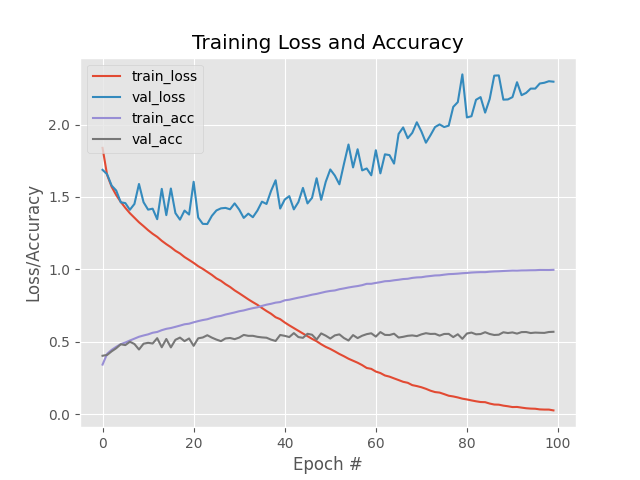
#> input picture keras/output/keras_cifar10.png, 640 x 480 px
$ jupyter execute Untitled.ipynb
#> lines starting #> are read from the running program, lines starting #| are printed output that depends on the picture
[cell 1]
import matplotlib.pyplot as plt
import cv2

[cell 2]
# python3 convolutions.py --image ../keras/output/keras_cifar10.png

import matplotlib.pyplot as plt
from skimage.exposure import rescale_intensity
import numpy as np
import argparse
import cv2


def convolve(image, kernel):
    (iH, iW) = image.shape[:2]
    (kh, kW) = kernel.shape[:2]

    pad = (kW - 1) // 2
    image = cv2.copyMakeBorder(image, pad, pad, pad, pad, cv2.BORDER_REPLICATE)
    output = np.zeros((iH, iW), dtype="float32")

    for y in np.arange(pad, iH + pad):
        for x in np.arange(pad, iW + pad):
            roi = image[y - pad: y + pad + 1, x - pad: x + pad + 1]

            k = (roi * kernel).sum()
            # what
            output[y-pad, x-pad] = k

    output = rescale_intensity(output, in_range=(0, 255))
    output = (output * 255).astype("uint8")

    return output

# ap = argparse.ArgumentParser()
# ap.add_argument("-i", "--image", required=True, help="path to the input image")
# args = vars(ap.parse_args())

smallBlur = np.ones((7, 7), dtype="float") * (1.0 / (7 * 7))
largeBlur = np.ones((21, 21), dtype="float") * (1.0 / (21 * 21))

sharpen = np.array((
    [0, -1, 0],
    [-1, 5, -1],
    [0,-1, 0]), dtype="int")

laplacian = np.array((
    [0, 1, 0],
    [1, 4, 1],
    [0, 1, 0]), dtype="int")


sobelY = np.array((
    [-1, -2, -1],
    [0, 0, 0],
    [1, 2, 1]), dtype="int")

sobelX = sobelY.T

kernelBank = (
    ("small_blur", smallBlur),
    ("large_blur", largeBlur),
    ("sharpen", sharpen),
    ("laplacian", laplacian),
    ("sobel_x", sobelX),
    ("sobel_y", sobelY)
)

# image = cv2.imread(args["image"])
image = cv2.imread("../keras/output/keras_cifar10.png")
#> image is the input picture: shape (480, 640, 3); mean B, G, R 236.4, 235.9, 235.7

gray = cv2.cvtColor(image, cv2.COLOR_BGR2GRAY)
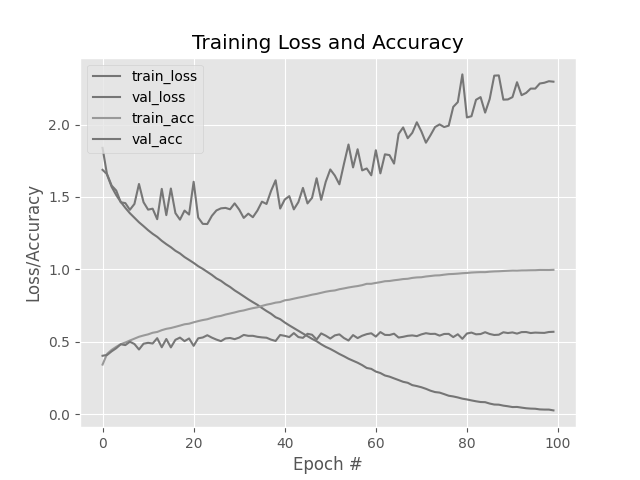
#> gray: shape (480, 640); min 0, max 255, mean 235.9

for(kernelName, kernel) in kernelBank:
    print("[INFO] applying {} kernel".format(kernelName))
    convolveOutput = convolve(gray, kernel)
    opencvOutput = cv2.filter2D(gray, -1, kernel)

    plt.figure()
    plt.imshow(gray)
    plt.imshow(convolveOutput)
    plt.imshow(opencvOutput)
    break
#> this loop made 1 pass
#> pass 1, in convolve, `image = cv2.copyMakeBorder(image, pad, pad, pad, pad, cv2.BORDER_REPLI..`:
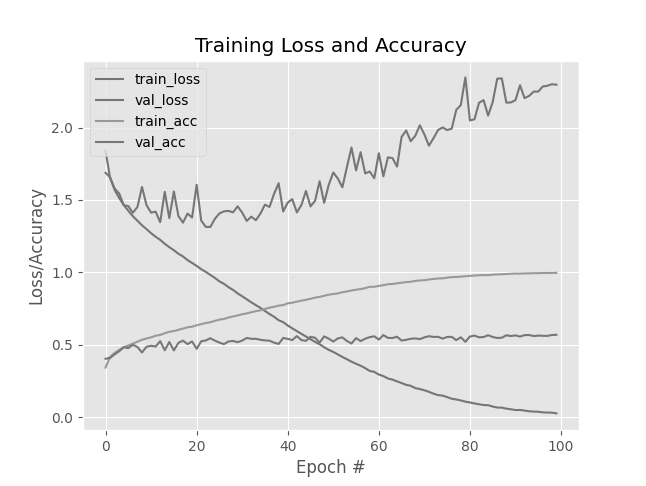
#> image: shape (486, 646); min 0, max 255, mean 236.3
#> pass 1, `convolveOutput = convolve(gray, kernel)`:
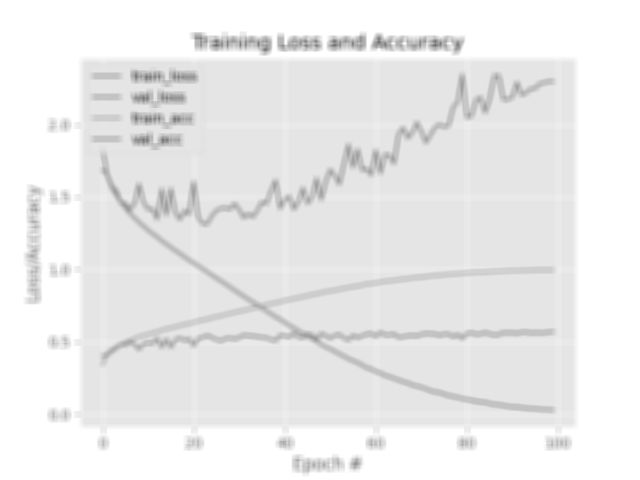
#> convolveOutput: shape (480, 640); min 103, max 255, mean 235.8
    # "{} - convolve".format(kernelName),
    # "{} - opencv".format(kernelName),
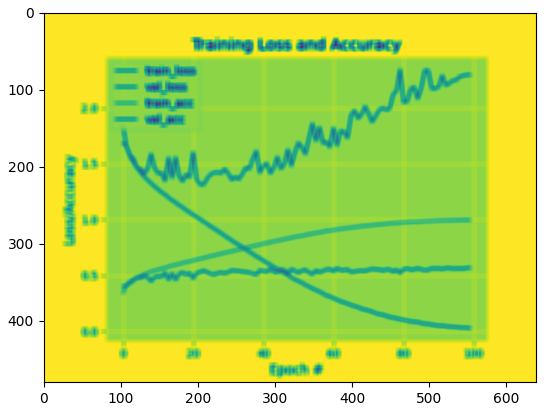
#> figure drawn by matplotlib, 1 panel

$ run again, with keras/output/keras_mnist.png copied over keras/output/keras_cifar10.png
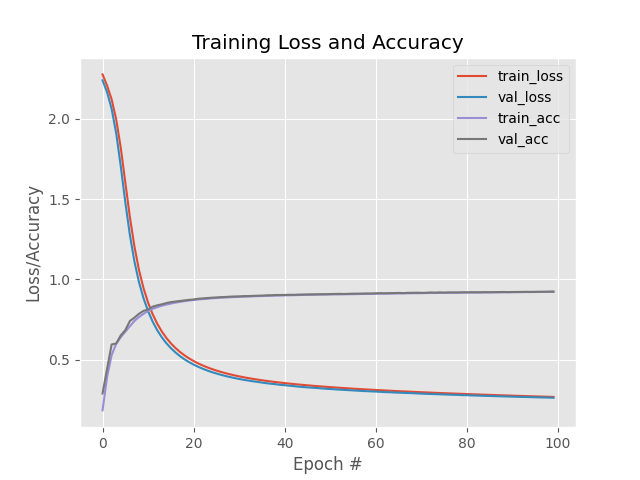
#> input picture keras/output/keras_mnist.png, 640 x 480 px
#> image is the input picture: shape (480, 640, 3); mean B, G, R 236.6, 236.3, 236.5
#> the loop `for(kernelName, kernel) in kernelBank:` made 1 pass
#> pass 1, `convolveOutput = convolve(gray, kernel)`:
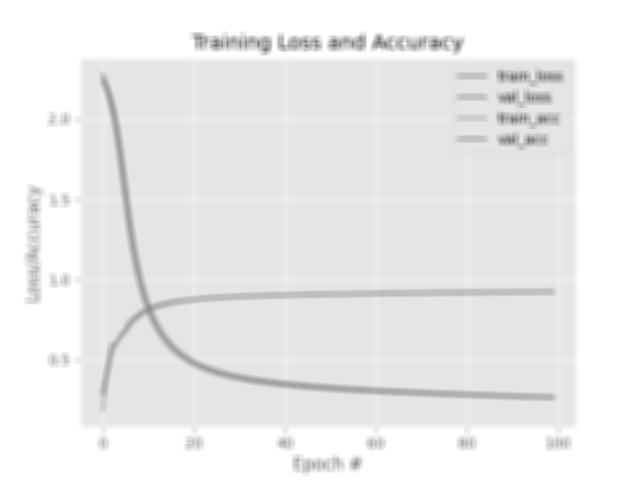
#> convolveOutput: shape (480, 640); min 103, max 255, mean 236.3
#> `[cell 2] # python3 convolutions.py --image ../keras/output/keras_cifar..`:
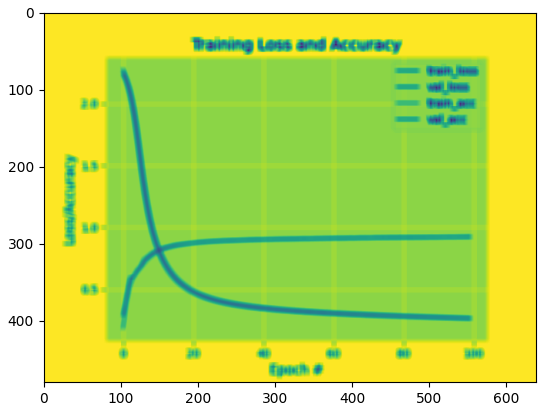
#> figure drawn by matplotlib, 1 panel
